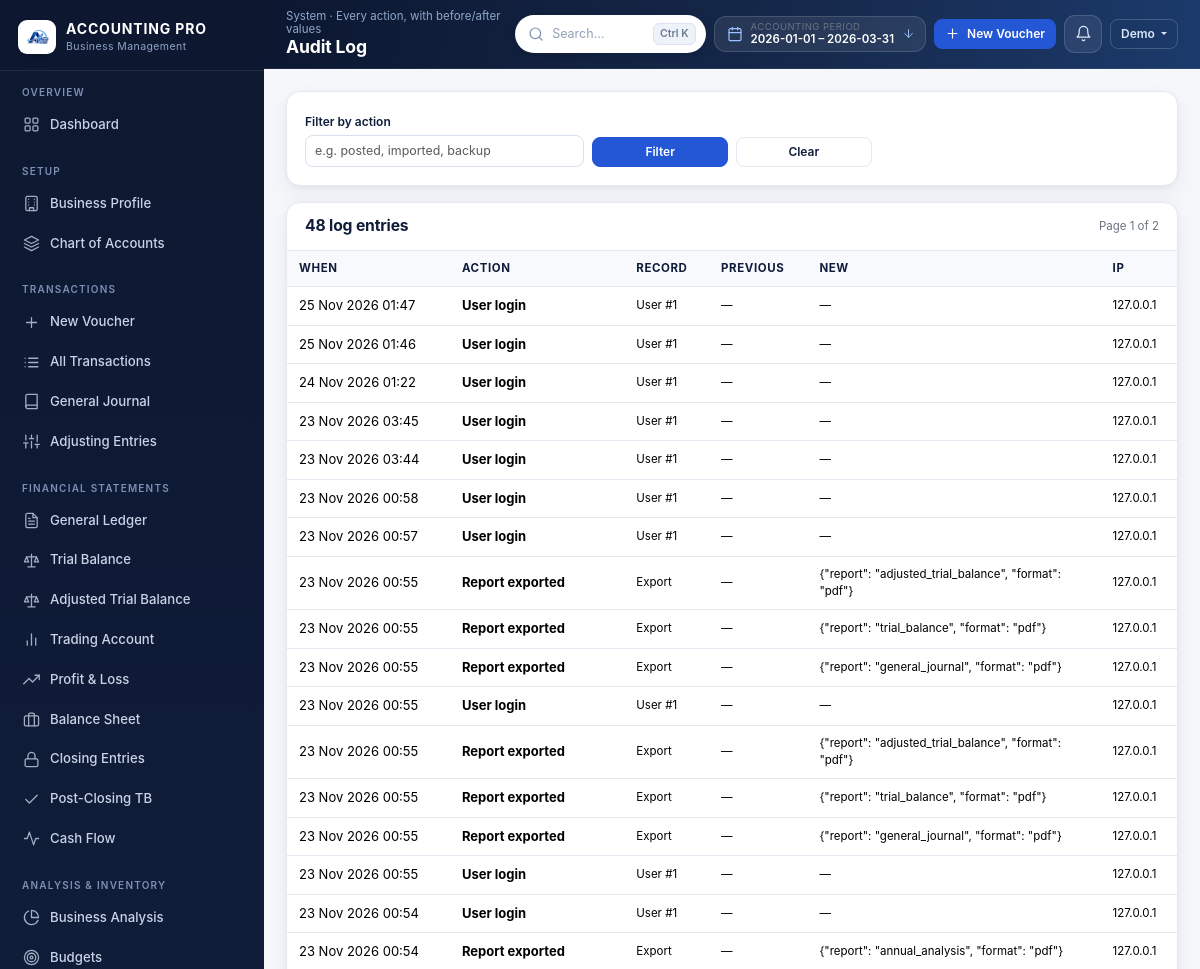
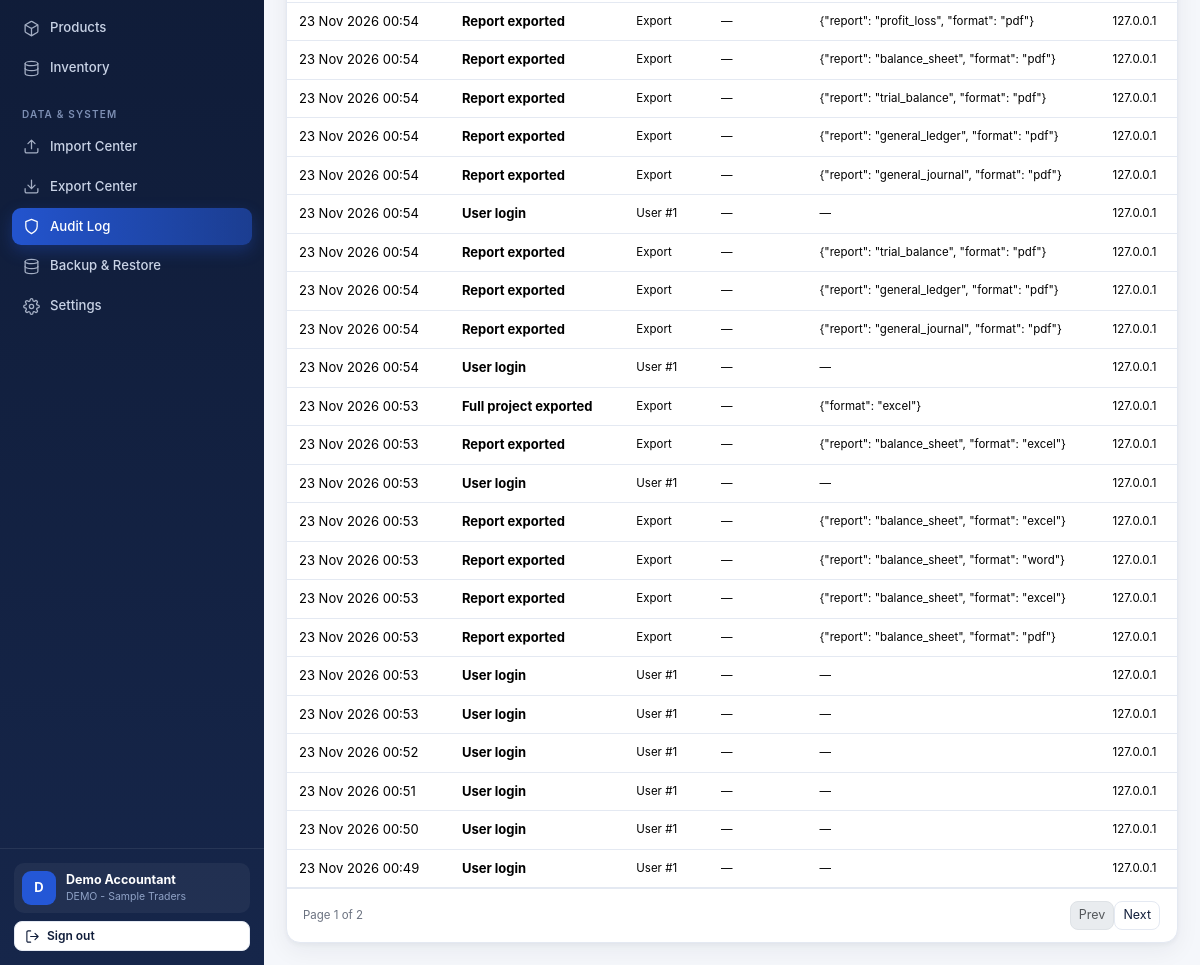
The app's page /audit-log (signed in), older data (2 pictures, top to bottom).
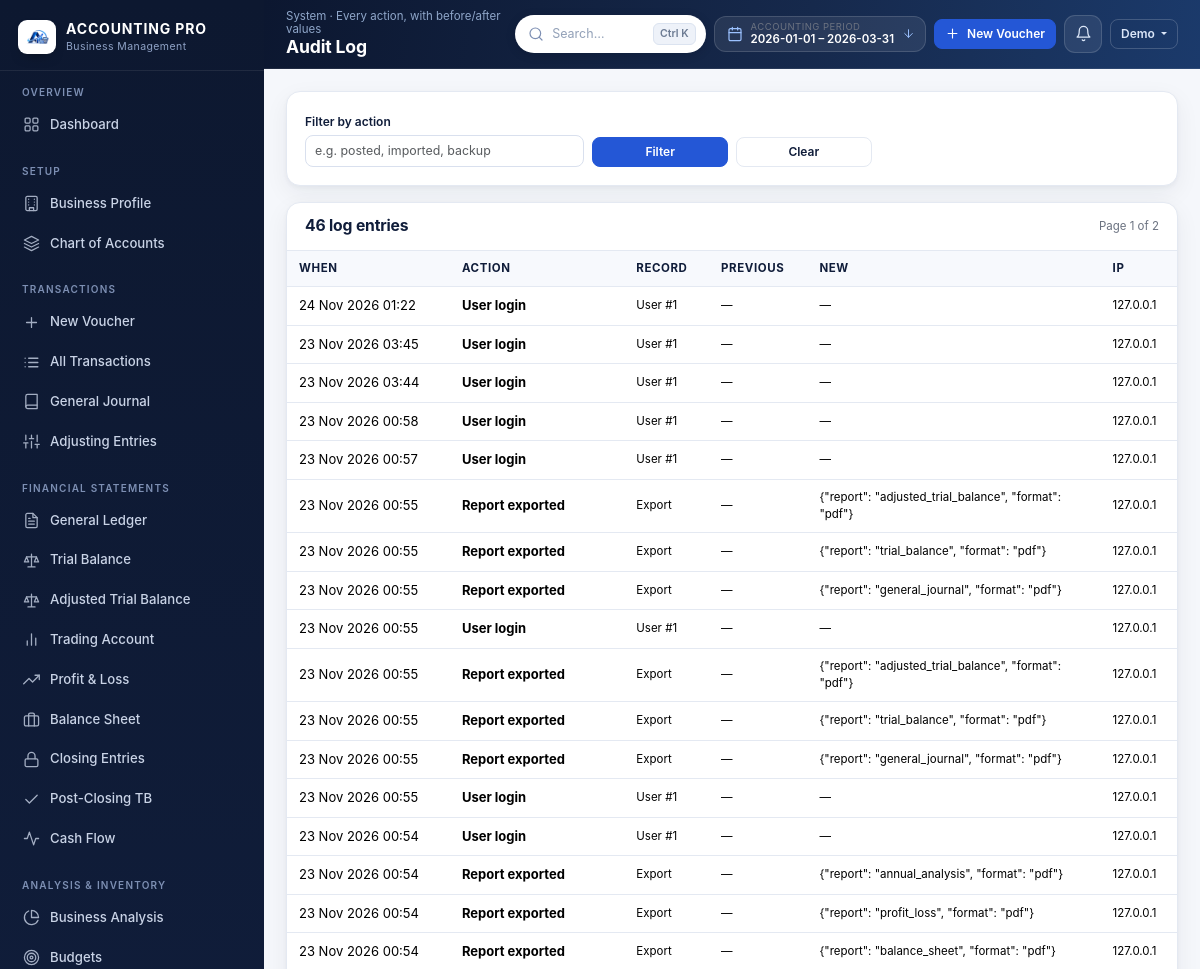
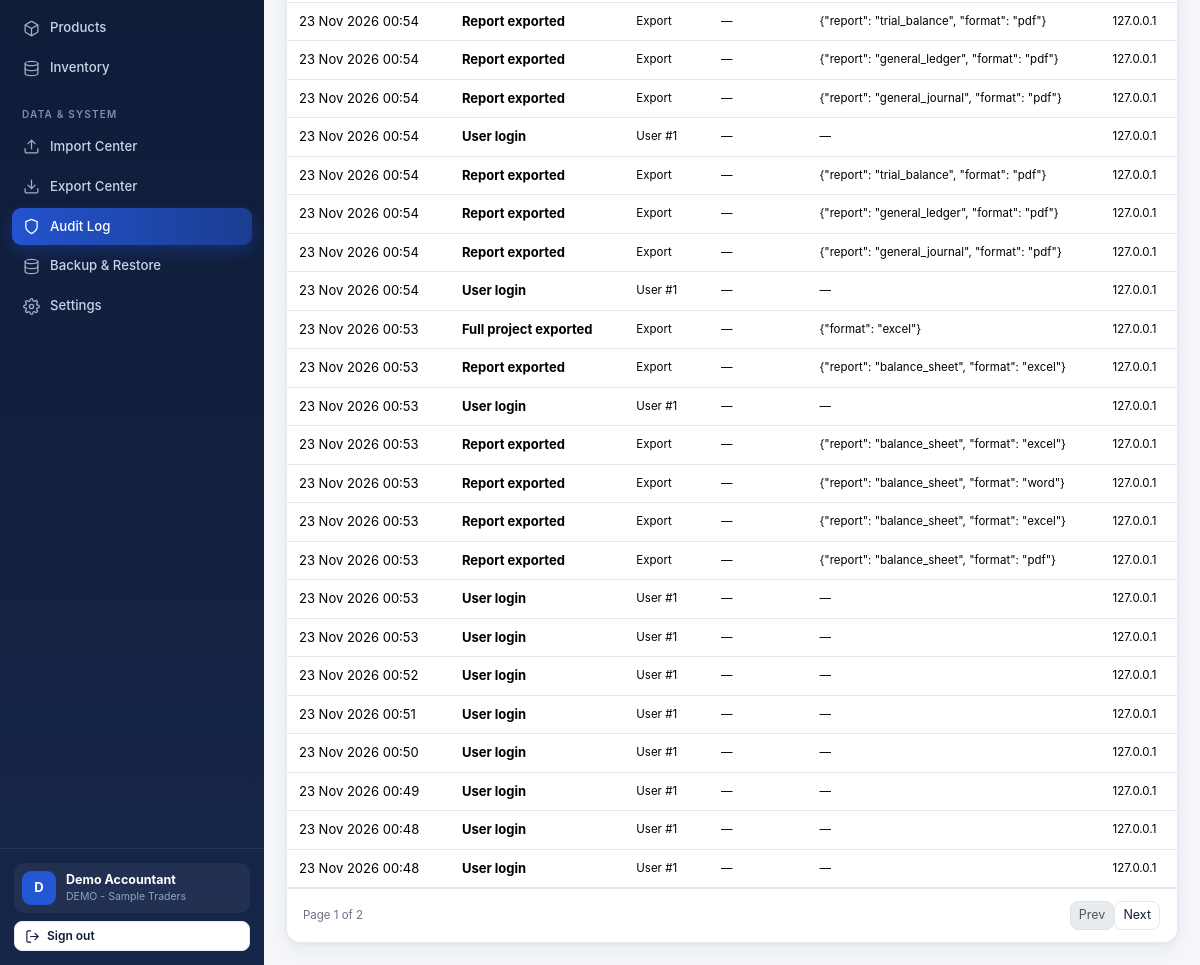
The same page, newer data (2 pictures, top to bottom).
### models.py (models this page shows, shortened)
class User(db.Model):
    __tablename__ = "users"
    id = db.Column(Integer, primary_key=True)
    name = db.Column(String(120), nullable=False)
    email = db.Column(String(190), nullable=False, unique=True, index=True)
    password_hash = db.Column(String(255), nullable=False)
    is_active = db.Column(Boolean, default=True, nullable=False)
    reset_token = db.Column(String(120), index=True)
    reset_expires = db.Column(DateTime)
    last_login = db.Column(DateTime)
    created_at = db.Column(DateTime, default=datetime.utcnow, nullable=False)
    businesses = relationship("Business", back_populates="user",
                              cascade="all, delete-orphan")
    settings = relationship("UserSettings", back_populates="user", uselist=False,
                            cascade="all, delete-orphan")

class Business(db.Model):
    __tablename__ = "businesses"
    id = db.Column(Integer, primary_key=True)
    user_id = db.Column(Integer, ForeignKey("users.id", ondelete="CASCADE"),
                        nullable=False, index=True)
    name = db.Column(String(190), nullable=False)
    logo = db.Column(String(255))
    owner_name = db.Column(String(150))
    address = db.Column(Text)
    phone = db.Column(String(50))
    email = db.Column(String(190))
    business_type = db.Column(String(100))
    currency = db.Column(String(8), default="PKR", nullable=False)
    fy_start = db.Column(Date, default=lambda: date(2026, 1, 1), nullable=False)
    fy_end = db.Column(Date, default=lambda: date(2026, 3, 31), nullable=False)
    accounting_method = db.Column(String(20), default="Accrual", nullable=False)
    description = db.Column(Text)
    created_at = db.Column(DateTime, default=datetime.utcnow, nullable=False)
    updated_at = db.Column(DateTime, default=datetime.utcnow, onupdate=datetime.utcnow)
    user = relationship("User", back_populates="businesses")
    periods = relationship("AccountingPeriod", back_populates="business",
                           cascade="all, delete-orphan")
    accounts = relationship("Account", back_populates="business",
                            cascade="all, delete-orphan")
    def active_period(self):
        for p in self.periods:
            if p.is_active:
                return p
        return self.periods[0] if self.periods else None

class AccountingPeriod(db.Model):
    __tablename__ = "accounting_periods"
    __table_args__ = (UniqueConstraint("business_id", "label", name="uq_period_label"),)
    id = db.Column(Integer, primary_key=True)
    business_id = db.Column(Integer, ForeignKey("businesses.id", ondelete="CASCADE"),
                            nullable=False, index=True)
    label = db.Column(String(120), nullable=False)
    kind = db.Column(String(20), default="Yearly", nullable=False)
    start_date = db.Column(Date, nullable=False)
    end_date = db.Column(Date, nullable=False)
    is_active = db.Column(Boolean, default=True, nullable=False)
    is_closed = db.Column(Boolean, default=False, nullable=False)
    created_at = db.Column(DateTime, default=datetime.utcnow, nullable=False)
    business = relationship("Business", back_populates="periods")

class AuditLog(db.Model):
    __tablename__ = "audit_logs"
    __table_args__ = (Index("ix_audit_user_time", "user_id", "created_at"),)
    id = db.Column(Integer, primary_key=True)
    user_id = db.Column(Integer, ForeignKey("users.id", ondelete="SET NULL"))
    business_id = db.Column(Integer, ForeignKey("businesses.id", ondelete="SET NULL"))
    action = db.Column(String(60), nullable=False)
    record_type = db.Column(String(60))
    record_id = db.Column(Integer)
    previous_values = db.Column(Text)
    new_values = db.Column(Text)
    ip_address = db.Column(String(60))
    created_at = db.Column(DateTime, default=datetime.utcnow, nullable=False, index=True)

### app.py (the view)
    @app.route("/audit-log")
    @login_required
    def audit_log():
        page = max(1, int(request.args.get("page", 1) or 1))
        per_page = 40
        query = AuditLog.query.filter_by(user_id=current_user().id)
        action = (request.args.get("action") or "").strip()
        if action:
            query = query.filter(AuditLog.action.ilike(f"%{action}%"))
        total = query.count()
        items = (query.order_by(AuditLog.created_at.desc())
                 .offset((page - 1) * per_page).limit(per_page).all())
        return render_template("audit_log.html",
                               pagination=Pagination(items, page, per_page, total),
                               action=action)

### templates/audit_log.html (shortened to what this page needs)
{% extends 'base.html' %}
{% from 'partials/macros.html' import empty_state %}
{% block page_title %}Audit Log{% endblock %}
{% block crumb %}System · Every action, with before/after values{% endblock %}
{% block content %}
<div class="card mb-3">
  <div class="card-body">
    <form method="get" class="row g-2 align-items-end">
      <div class="col-12 col-md-4">
        <label class="form-label">Filter by action</label>
        <input class="form-control form-control-sm" name="action" value="{{ action }}"
               placeholder="e.g. posted, imported, backup">
      </div>
      <div class="col-12 col-md-2"><button class="btn btn-primary btn-sm w-100">Filter</button></div>
      <div class="col-12 col-md-2"><a class="btn btn-ghost btn-sm w-100" href="{{ url_for('audit_log') }}">Clear</a></div>
    </form>
  </div>
</div>
<div class="card">
  <div class="card-header"><h3>{{ pagination.total }} log entries</h3>
    <span class="hint">Page {{ pagination.page }} of {{ pagination.pages }}</span></div>
  <div class="table-wrap">
    <table class="table table-stack align-middle">
      <thead><tr><th>When</th><th>Action</th><th>Record</th><th>Previous</th><th>New</th><th>IP</th></tr></thead>
      <tbody>
        {% for log in pagination.items %}
          <tr>
            <td class="nowrap" data-label="When">{{ log.created_at|dt('%d %b %Y %H:%M') }}</td>
            <td data-label="Action"><strong>{{ log.action }}</strong></td>
            <td class="hint" data-label="Record">{{ log.record_type or '—' }}{% if log.record_id %} #{{ log.record_id }}{% endif %}</td>
            <td class="hint" data-label="Previous" style="max-width:260px;word-break:break-word">{{ log.previous_values or '—' }}</td>
            <td class="hint" data-label="New" style="max-width:260px;word-break:break-word">{{ log.new_values or '—' }}</td>
            <td class="hint" data-label="IP">{{ log.ip_address or '—' }}</td>
          </tr>
        {% else %}
          <tr><td colspan="6">{{ empty_state('No audit entries', 'Actions you take will be recorded here.', 'shield') }}</td></tr>
        {% endfor %}
      </tbody>
    </table>
  </div>
  {% if pagination.pages > 1 %}
  <div class="pagination-bar">
    <span class="hint">Page {{ pagination.page }} of {{ pagination.pages }}</span>
    <nav class="pages"><ul class="pagination pagination-sm mb-0">
      <li class="page-item {{ 'disabled' if not pagination.has_prev }}">
        <a class="page-link" href="{{ url_for('audit_log', page=pagination.prev_num, action=action) }}">Prev</a></li>
      <li class="page-item {{ 'disabled' if not pagination.has_next }}">
        <a class="page-link" href="{{ url_for('audit_log', page=pagination.next_num, action=action) }}">Next</a></li>
    </ul></nav>
  </div>
  {% endif %}
</div>
{% endblock %}

### templates/base.html (shortened to what this page needs)
{% from 'partials/icons.html' import icon %}
{% set notif_total = notifications.total if notifications is defined and notifications else 0 %}
{% set notif_items = notifications['items'] if notifications is defined and notifications else [] %}
<!doctype html>
<html lang="en">
<head>
  <link rel="stylesheet" href="{{ url_for('static', filename='vendor/bootstrap.min.css') }}">
  <link rel="stylesheet" href="{{ url_for('static', filename='css/style.css') }}">
</head>
<body>
{% if current_user %}
<div class="app-shell">
  <aside class="sidebar" id="sidebar">
    <div class="sidebar-brand">
      <img class="brand-mark brand-mark-logo" src="{{ url_for('static', filename='images/brand/logo-mark.png') }}" alt="ACCOUNTING PRO">
      <div class="brand-text">
        <strong>ACCOUNTING PRO</strong>
        <span>Business Management</span>
      </div>
    </div>
    {% set ep = request.endpoint %}
    <nav class="pb-3">
      <div class="nav-section">
        <div class="nav-section-title">Overview</div>
        <a class="nav-link {{ 'active' if ep == 'dashboard' }}" href="{{ url_for('dashboard') }}">{{ icon('grid') }} Dashboard</a>
      </div>
      <div class="nav-section">
        <div class="nav-section-title">Setup</div>
        <a class="nav-link {{ 'active' if ep in ['business_profile', 'add_period', 'activate_period'] }}" href="{{ url_for('business_profile') }}">{{ icon('building') }} Business Profile</a>
        <a class="nav-link {{ 'active' if ep in ['accounts', 'account_create', 'account_edit'] }}" href="{{ url_for('accounts') }}">{{ icon('layers') }} Chart of Accounts</a>
      </div>
      <div class="nav-section">
        <div class="nav-section-title">Transactions</div>
        <a class="nav-link {{ 'active' if ep == 'transaction_new' }}" href="{{ url_for('transaction_new') }}">{{ icon('plus') }} New Voucher</a>
        <a class="nav-link {{ 'active' if ep in ['transactions', 'transaction_view', 'transaction_edit'] }}" href="{{ url_for('transactions') }}">{{ icon('list') }} All Transactions</a>
        <a class="nav-link {{ 'active' if ep == 'journal' }}" href="{{ url_for('journal') }}">{{ icon('book') }} General Journal</a>
        <a class="nav-link {{ 'active' if ep in ['adjustments', 'adjustment_new'] }}" href="{{ url_for('adjustments') }}">{{ icon('sliders') }} Adjusting Entries</a>
      </div>
      <div class="nav-section">
        <div class="nav-section-title">Financial Statements</div>
        <a class="nav-link {{ 'active' if ep == 'ledger' }}" href="{{ url_for('ledger') }}">{{ icon('file-text') }} General Ledger</a>
        <a class="nav-link {{ 'active' if ep in ['trial_balance_page', 'trial_balance_manual'] }}" href="{{ url_for('trial_balance_page') }}">{{ icon('scale') }} Trial Balance</a>
        <a class="nav-link {{ 'active' if ep == 'adjusted_trial_balance_page' }}" href="{{ url_for('adjusted_trial_balance_page') }}">{{ icon('scale') }} Adjusted Trial Balance</a>
        <a class="nav-link {{ 'active' if ep == 'trading_account_page' }}" href="{{ url_for('trading_account_page') }}">{{ icon('chart') }} Trading Account</a>
        <a class="nav-link {{ 'active' if ep == 'profit_loss_page' }}" href="{{ url_for('profit_loss_page') }}">{{ icon('trending') }} Profit &amp; Loss</a>
        <a class="nav-link {{ 'active' if ep == 'balance_sheet_page' }}" href="{{ url_for('balance_sheet_page') }}">{{ icon('briefcase') }} Balance Sheet</a>
        <a class="nav-link {{ 'active' if ep == 'closing_entries_page' }}" href="{{ url_for('closing_entries_page') }}">{{ icon('lock') }} Closing Entries</a>
        <a class="nav-link {{ 'active' if ep == 'post_closing_tb_page' }}" href="{{ url_for('post_closing_tb_page') }}">{{ icon('check') }} Post-Closing TB</a>
        <a class="nav-link {{ 'active' if ep == 'cash_flow_page' }}" href="{{ url_for('cash_flow_page') }}">{{ icon('activity') }} Cash Flow</a>
      </div>
      <div class="nav-section">
        <div class="nav-section-title">Analysis &amp; Inventory</div>
        <a class="nav-link {{ 'active' if ep == 'analysis_page' }}" href="{{ url_for('analysis_page') }}">{{ icon('pie') }} Business Analysis</a>
        <a class="nav-link {{ 'active' if ep == 'budgets' }}" href="{{ url_for('budgets') }}">{{ icon('target') }} Budgets</a>
        <a class="nav-link {{ 'active' if ep == 'products' }}" href="{{ url_for('products') }}">{{ icon('box') }} Products</a>
        <a class="nav-link {{ 'active' if ep == 'inventory' }}" href="{{ url_for('inventory') }}">{{ icon('database') }} Inventory</a>
      </div>
      <div class="nav-section">
        <div class="nav-section-title">Data &amp; System</div>
        <a class="nav-link {{ 'active' if ep in ['import_center', 'import_preview'] }}" href="{{ url_for('import_center') }}">{{ icon('upload') }} Import Center</a>
        <a class="nav-link {{ 'active' if ep == 'export_center' }}" href="{{ url_for('export_center') }}">{{ icon('download') }} Export Center</a>
        <a class="nav-link {{ 'active' if ep == 'audit_log' }}" href="{{ url_for('audit_log') }}">{{ icon('shield') }} Audit Log</a>
        <a class="nav-link {{ 'active' if ep == 'backup_page' }}" href="{{ url_for('backup_page') }}">{{ icon('database') }} Backup &amp; Restore</a>
        <a class="nav-link {{ 'active' if ep == 'settings' }}" href="{{ url_for('settings') }}">{{ icon('settings') }} Settings</a>
      </div>
    </nav>
    <div class="sidebar-footer">
      <div class="sidebar-user">
        <div class="avatar">{{ (current_user.name or 'U')[0]|upper }}</div>
        <div class="meta">
          <strong>{{ current_user.name }}</strong>
          <span>{{ business.name or 'No business set up' }}</span>
        </div>
      </div>
      <form method="post" action="{{ url_for('logout') }}" class="mt-2">
        <button class="btn btn-sm w-100 btn-ghost btn-icon" type="submit">{{ icon('logout') }} Sign out</button>
      </form>
    </div>
  </aside>
  <div class="main-wrap">
    <header class="topbar">
      <div class="page-heading">
        <div class="crumb">{% block crumb %}Dashboard{% endblock %}</div>
        <h1>{% block page_title %}Dashboard{% endblock %}</h1>
      </div>
      <div class="topbar-actions">
        <div class="topbar-search">
          <form method="get" action="{{ url_for('search') }}" role="search">
            <span class="search-ico">{{ icon('search') }}</span>
            <input type="search" name="q" id="globalSearch" autocomplete="off"
                   value="{{ request.args.get('q', '') if request.endpoint == 'search' else '' }}"
                   placeholder="Search&hellip;" aria-label="Global search"
                   title="Search accounts, vouchers and products (Ctrl+K)">
            <span class="kbd-hint">Ctrl K</span>
          </form>
        </div>
        <div class="dropdown fy-pill-wrap d-none d-xl-flex">
          <button class="fy-pill" type="button" data-bs-toggle="dropdown" aria-label="Accounting period">
            <span class="fy-ico">{{ icon('calendar') }}</span>
            <span class="fy-meta">
              <small>Accounting period</small>
              <span class="fy-range">{{ period_start }} &ndash; {{ period_end }}</span>
            </span>
            <span class="fy-caret">{{ icon('arrow-down') }}</span>
          </button>
        </div>
        <a class="btn btn-sm btn-primary btn-icon d-none d-md-inline-flex"
           href="{{ url_for('transaction_new') }}">{{ icon('plus') }} New Voucher</a>
        <div class="dropdown bell-wrap">
          <button class="bell-btn" type="button" data-bs-toggle="dropdown"
                  aria-label="Notifications{% if notif_total %} ({{ notif_total }} pending){% endif %}">
          </button>
        </div>
        <div class="dropdown">
          <button class="btn btn-sm btn-ghost dropdown-toggle" type="button" data-bs-toggle="dropdown">
            {{ current_user.name.split(' ')[0] }}
          </button>
        </div>
      </div>
    </header>
    <main class="content">
      <div class="content-inner">
        {% block content %}{% endblock %}
      </div>
    </main>
  </div>
</div>
{% else %}
  {% block auth %}{% endblock %}
{% endif %}
</body>
</html>

### templates/partials/macros.html (shortened to what this page needs)
{% macro empty_state(title, message, icon_name='file', action_url=None, action_label=None) -%}
  {% from 'partials/icons.html' import icon %}
{%- endmacro %}

Row changes from the older to the newer data that the page shows:
removed AuditLog: created_at|dt "25 Nov 2026 01:47", action "User login", record_type "User", record_id "1", previous_values "—", new_values "—", ip_address "127.0.0.1"
removed AuditLog: created_at|dt "25 Nov 2026 01:46", action "User login", record_type "User", record_id "1", previous_values "—", new_values "—", ip_address "127.0.0.1"
now on this page (row unchanged): AuditLog: created_at|dt "23 Nov 2026 00:48", action "User login", record_type "User", record_id "1", previous_values "—", new_values "—", ip_address "127.0.0.1"
now on this page (row unchanged): AuditLog: created_at|dt "23 Nov 2026 00:48", action "User login", record_type "User", record_id "1", previous_values "—", new_values "—", ip_address "127.0.0.1"
Text that changed along with them:
{{ pagination.total }}: "48" → "46"
